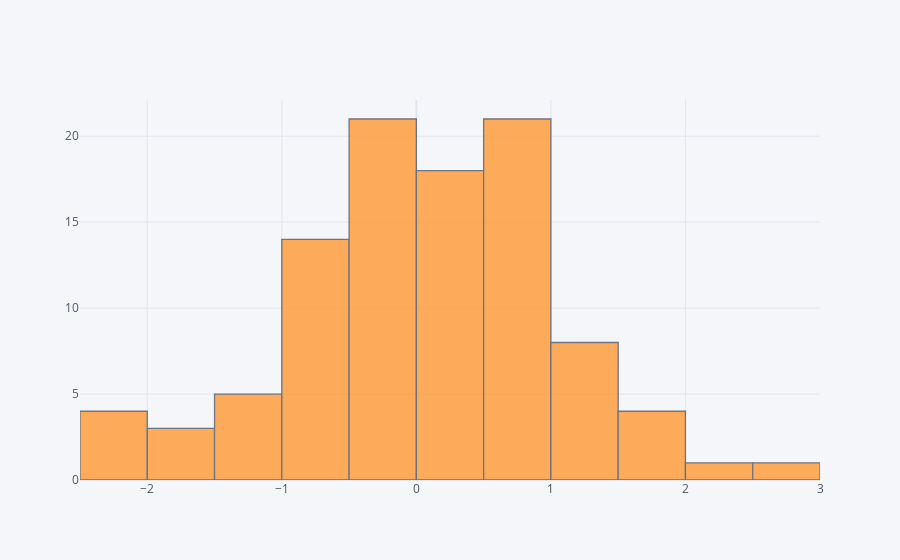

Notebook code cell kept with this figure:
### Markdown cell above
## histogram

### Code cell
df['A'].iplot(kind='hist',bins=25)

### Figure 1 — Plotly figure (JSON) as saved in the notebook; plotly's stock layout.template omitted (floating-point values rounded to 4 significant figures)
{"data": [{"histfunc": "count", "histnorm": "", "marker": {"color": "rgba(255, 153, 51, 1.0)", "line": {"color": "#4D5663", "width": 1.3}}, "name": "A", "nbinsx": 25, "opacity": 0.8, "orientation": "v", "type": "histogram", "x": [0.1708, 0.9734, -0.2085, 0.5588, -0.6616, 0.5122, 0.1313, -0.03522, -0.37, 0.573, -0.09211, -0.5374, -2.017, -0.8988, 1.947, 0.5164, -1.164, -0.5449, -0.4626, -1.918, 2.771, 0.3071, 0.02929, 0.5515, 0.09404, -0.06875, 0.706, -0.5487, 1.151, -0.08727, -0.04865, -1.324, 1.82, 1.025, 0.0753, -0.3984, 0.9244, -2.154, -0.7481, -1.806, 0.7435, -0.3022, -1.545, -1.122, 0.9828, 1.192, 0.6442, -0.357, 0.8461, -2.193, 0.5653, -0.1344, 0.3374, 0.115, -1.034, 0.8786, -0.8432, 1.521, -0.1349, 1.136, -0.7164, 1.894, -0.8392, 0.8871, -0.2247, -0.2139, -0.5884, -2.333, 0.6865, 0.9062, -0.6362, 0.2775, 0.6664, 1.452, 0.2597, -0.2226, 0.1169, -0.4037, -0.3617, 0.2675, -0.3331, -0.6137, 2.398, 0.008681, 0.01538, -0.3499, -0.9826, 0.1096, 0.3045, 0.9456, -1.267, -0.126, 1.372, -0.7721, 0.7421, 0.5613, 0.2971, 0.1147, 1.118, 1.34]}], "layout": {"barmode": "overlay", "legend": {"bgcolor": "#F5F6F9", "font": {"color": "#4D5663"}}, "paper_bgcolor": "#F5F6F9", "plot_bgcolor": "#F5F6F9", "title": {"font": {"color": "#4D5663"}}, "xaxis": {"gridcolor": "#E1E5ED", "showgrid": true, "tickfont": {"color": "#4D5663"}, "title": {"font": {"color": "#4D5663"}, "text": ""}, "zerolinecolor": "#E1E5ED"}, "yaxis": {"gridcolor": "#E1E5ED", "showgrid": true, "tickfont": {"color": "#4D5663"}, "title": {"font": {"color": "#4D5663"}, "text": ""}, "zerolinecolor": "#E1E5ED"}}}
